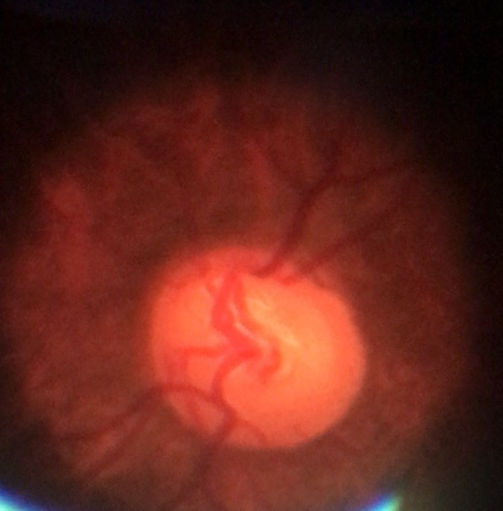
#> input picture data/BrG_Dataset/GLAUCOMA/automatic cut_left eye/imGOE (1).png, 503 x 511 px
$ python -i prepare_smoke_masks.py   (imports and definitions only)
#> lines starting #> are read from the running program, lines starting #| are printed output that depends on the picture; after the words box and inside, x2 and y2 are one past the last pixel; in counts of white or black regions, pixels touching at a corner belong together
#> further down, picture is the input picture: shape (511, 503, 3); mean B, G, R 27.7, 36.6, 96.4
import argparse
from pathlib import Path

import cv2
import numpy as np

from src.data_loader import gen_filepath_list
from src.utils import IMAGE_SIZE


def make_field_of_view_mask(image):
    """Create a simple binary field-of-view mask for code smoke testing only."""
    gray = cv2.cvtColor(image, cv2.COLOR_BGR2GRAY)
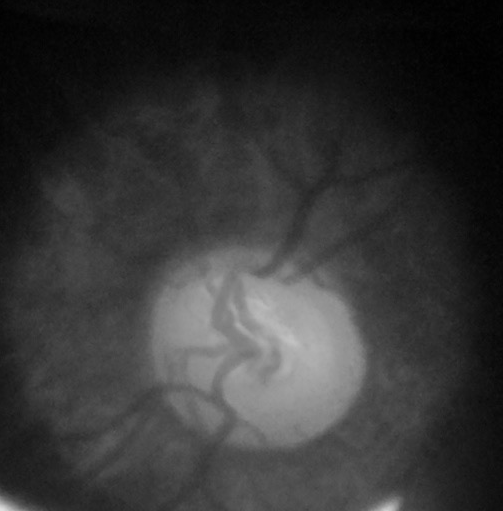
#> gray: shape (511, 503); min 0, max 224, mean 53.5
    blurred = cv2.GaussianBlur(gray, (9, 9), 0)
    _, mask = cv2.threshold(blurred, 10, 255, cv2.THRESH_BINARY)
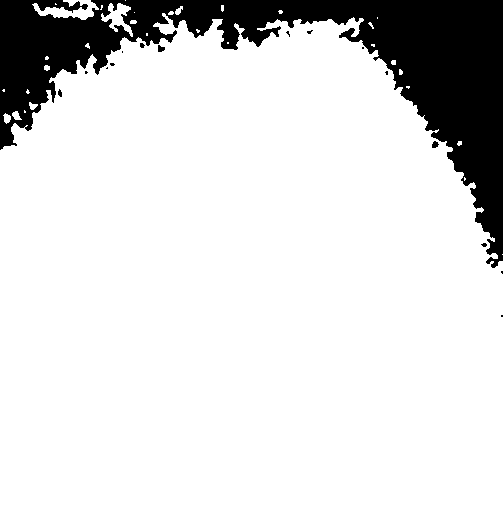
#> mask: shape (511, 503); 85.7% white; 16 black regions (12 under 20 px), largest, box (x1, y1, x2, y2) and area: (0, 0, 503, 268) 36488, (158, 45, 165, 52) 36, (432, 141, 439, 148) 35, (58, 89, 62, 97) 23
    kernel = np.ones((9, 9), dtype=np.uint8)
    mask = cv2.morphologyEx(mask, cv2.MORPH_CLOSE, kernel)
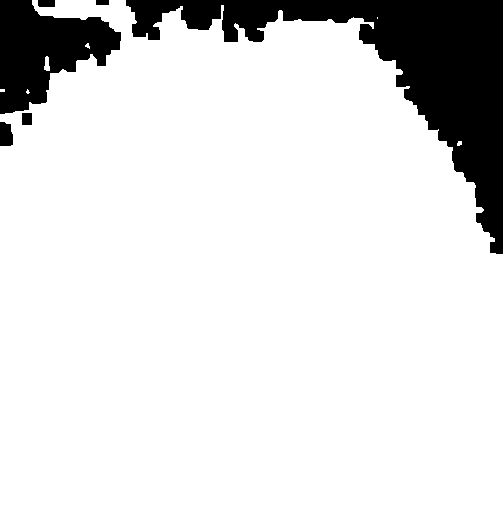
#> mask: shape (511, 503); 87% white; 6 black regions, box (x1, y1, x2, y2) and area: (126, 0, 503, 254) 24815, (0, 0, 121, 114) 8021, (0, 122, 13, 146) 277, (22, 113, 32, 125) 120, (38, 0, 55, 7) 118, (96, 0, 109, 5) 65
    mask = cv2.resize(mask, IMAGE_SIZE, interpolation=cv2.INTER_NEAREST)
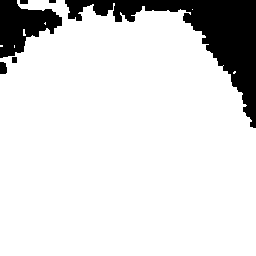
#> mask: shape (256, 256); 86.9% white; 6 black regions, box (x1, y1, x2, y2) and area: (65, 0, 256, 128) 6381, (0, 0, 62, 58) 2072, (0, 62, 7, 74) 76, (20, 0, 28, 4) 32, (12, 57, 17, 63) 30, (49, 0, 56, 3) 21
    return mask


def create_smoke_masks(image_dir, mask_dir, overwrite=False):
    """Create non-research masks so the segmentation code path can be tested.

    These masks are not clinical labels and must be replaced with real binary
    annotations for actual U-Net training.
    """
    image_dir = Path(image_dir)
    mask_dir = Path(mask_dir)
    mask_dir.mkdir(parents=True, exist_ok=True)
    created = []

    for image_path in gen_filepath_list(image_dir):
        relative_path = image_path.relative_to(image_dir)
        mask_path = mask_dir / relative_path
        if mask_path.exists() and not overwrite:
            continue
        image = cv2.imread(str(image_path), cv2.IMREAD_COLOR)
        if image is None:
            continue
        mask = make_field_of_view_mask(image)
        mask_path.parent.mkdir(parents=True, exist_ok=True)
        cv2.imwrite(str(mask_path), mask)
        created.append(mask_path)
    return created


def main():
    parser = argparse.ArgumentParser(
        description="Create smoke-test masks for checking the U-Net code path."
    )
    parser.add_argument("--image-dir", default="data/processed")
    parser.add_argument("--mask-dir", default="data/masks")
    parser.add_argument("--overwrite", action="store_true")
    args = parser.parse_args()

    created = create_smoke_masks(args.image_dir, args.mask_dir, args.overwrite)
    print(f"Smoke-test masks created: {len(created)}")
    print("Replace these with real binary segmentation masks for actual training.")


# [2 lines not run here, left out]

>>> import cv2
>>> picture = cv2.imread('../data/BrG_Dataset/GLAUCOMA/automatic cut_left eye/imGOE (1).png')
>>> result = make_field_of_view_mask(picture)

$ run again, on data/BrG_Dataset/GLAUCOMA/automatic cut_right eye/imGOD (125).png
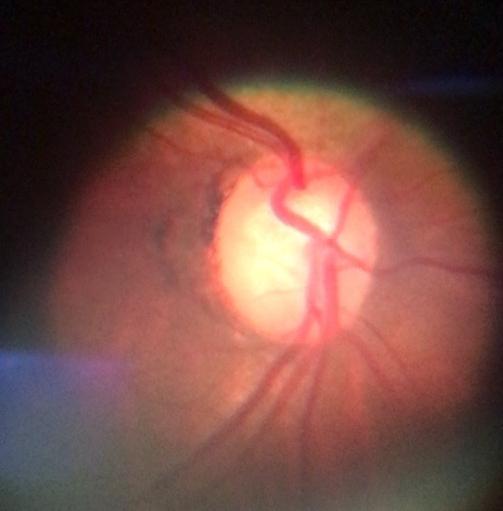
#> input picture data/BrG_Dataset/GLAUCOMA/automatic cut_right eye/imGOD (125).png, 503 x 511 px
#> picture is the input picture: shape (511, 503, 3); mean B, G, R 67.7, 74.7, 116.8
#> in make_field_of_view_mask, `gray = cv2.cvtColor(image, cv2.COLOR_BGR2GRAY)`:
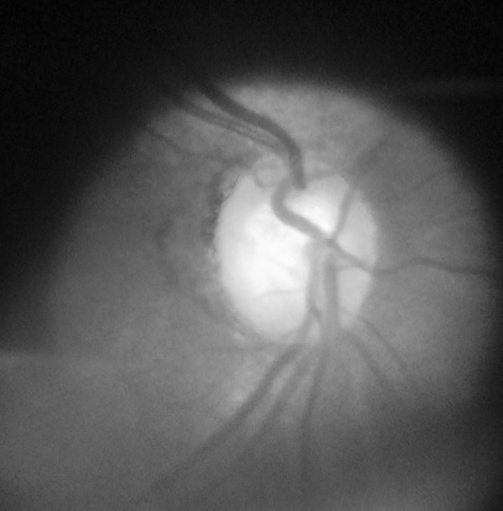
#> gray: shape (511, 503); min 1, max 251, mean 86.5
#> in make_field_of_view_mask, `mask = cv2.resize(mask, IMAGE_SIZE, interpolation=cv2.INTER_NEAREST)`:
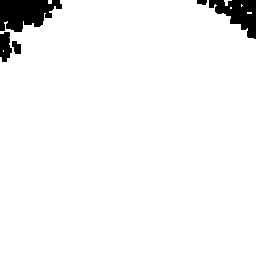
#> mask: shape (256, 256); 95.7% white; 5 black regions, box (x1, y1, x2, y2) and area: (0, 0, 62, 32) 1410, (209, 0, 256, 39) 992, (0, 32, 12, 62) 275, (12, 41, 21, 54) 89, (197, 0, 207, 5) 43

$ run again, on data/BrG_Dataset/NORMAL/automatic cut_left eye/imNOE (110).png
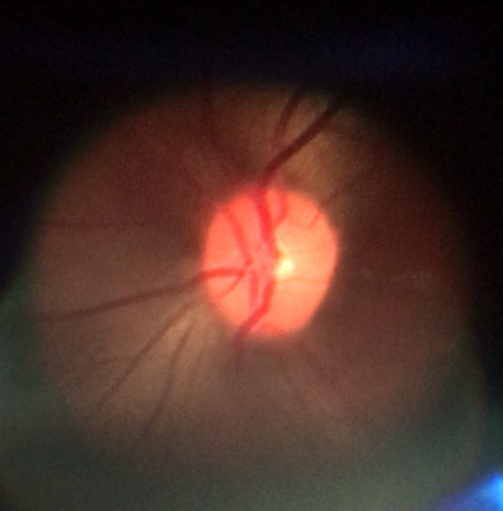
#> input picture data/BrG_Dataset/NORMAL/automatic cut_left eye/imNOE (110).png, 503 x 511 px
#> picture is the input picture: shape (511, 503, 3); mean B, G, R 39.2, 46.8, 72.5
#> in make_field_of_view_mask, `gray = cv2.cvtColor(image, cv2.COLOR_BGR2GRAY)`:
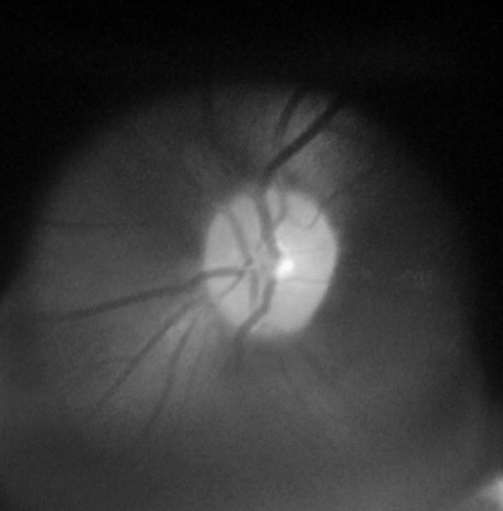
#> gray: shape (511, 503); min 0, max 249, mean 53.6
#> in make_field_of_view_mask, `mask = cv2.resize(mask, IMAGE_SIZE, interpolation=cv2.INTER_NEAREST)`:
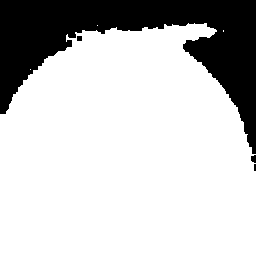
#> mask: shape (256, 256); 77.5% white; 4 black regions (1 under 20 px), largest, box (x1, y1, x2, y2) and area: (0, 0, 256, 154) 14704, (251, 155, 256, 163) 33, (77, 36, 82, 41) 25
